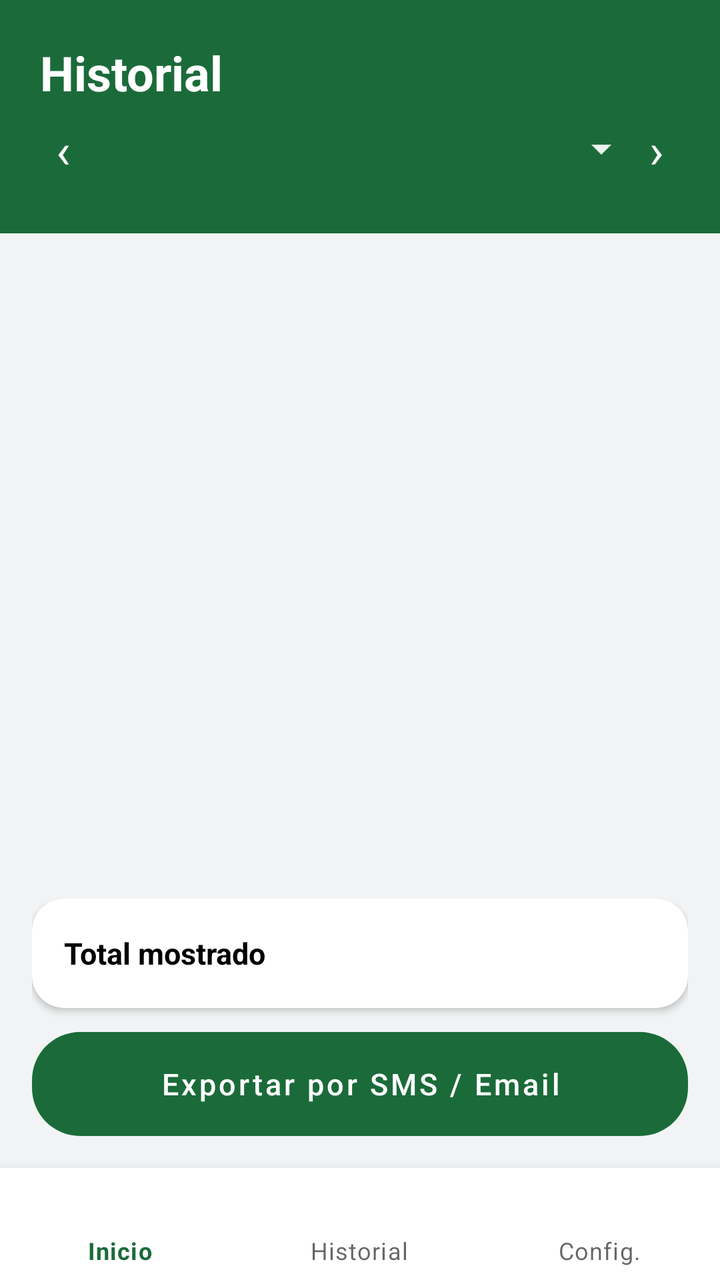
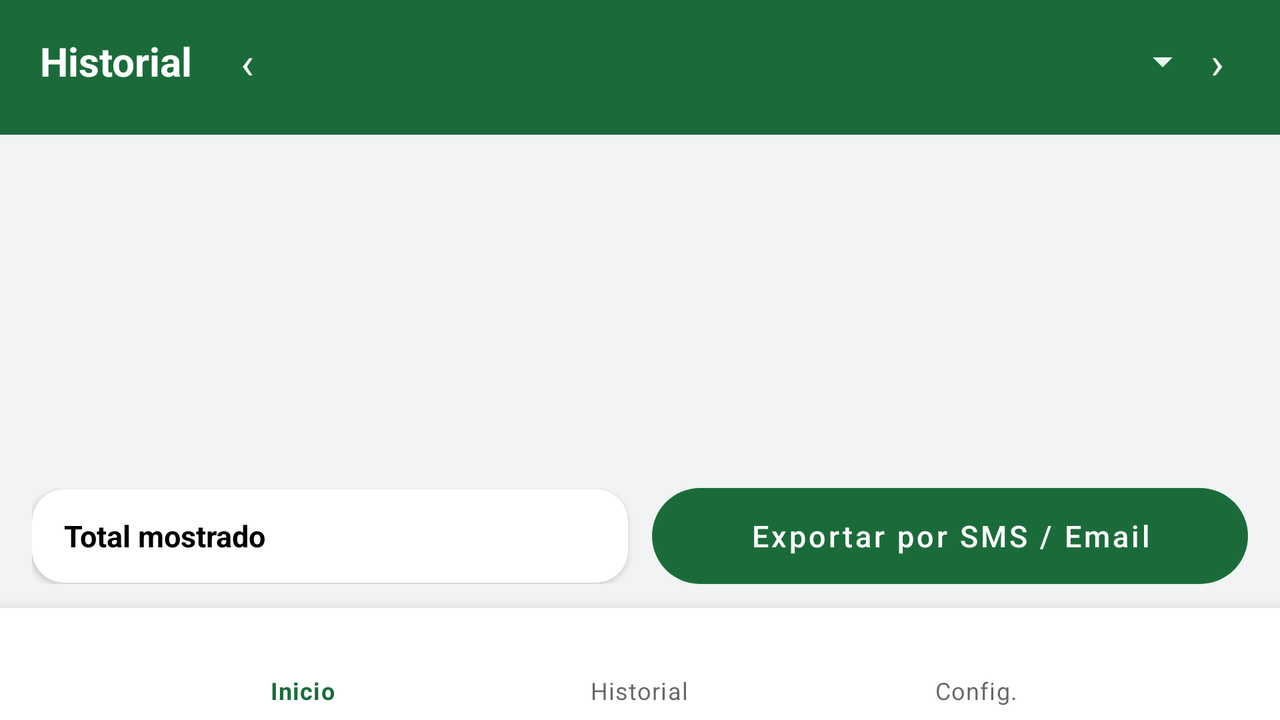

An Android layout and its configuration variant, each rendered on a device that would load it. The default file and the variant file are quoted in full after the pictures.
<!-- AndroidManifest.xml: application theme Theme.SpendLog -->
<!-- res/layout/activity_historial.xml -->
<?xml version="1.0" encoding="utf-8"?>
<LinearLayout xmlns:android="http://schemas.android.com/apk/res/android"
    xmlns:app="http://schemas.android.com/apk/res-auto"
    android:layout_width="match_parent"
    android:layout_height="match_parent"
    android:background="@color/fondo_gris"
    android:orientation="vertical">

    <LinearLayout
        android:id="@+id/encabezado"
        android:layout_width="match_parent"
        android:layout_height="wrap_content"
        android:background="@color/verde_principal"
        android:orientation="vertical"
        android:paddingStart="20dp"
        android:paddingTop="20dp"
        android:paddingEnd="20dp"
        android:paddingBottom="12dp">

        <TextView
            android:layout_width="wrap_content"
            android:layout_height="wrap_content"
            android:text="@string/titulo_historial"
            android:textColor="@color/blanco"
            android:textSize="24sp"
            android:textStyle="bold" />

        <LinearLayout
            android:layout_width="match_parent"
            android:layout_height="wrap_content"
            android:layout_marginTop="2dp"
            android:gravity="center_vertical"
            android:orientation="horizontal">

            <TextView
                android:id="@+id/boton_mes_anterior"
                android:layout_width="wrap_content"
                android:layout_height="wrap_content"
                android:background="?android:attr/selectableItemBackgroundBorderless"
                android:contentDescription="@string/descripcion_mes_anterior"
                android:paddingStart="8dp"
                android:paddingTop="4dp"
                android:paddingEnd="12dp"
                android:paddingBottom="4dp"
                android:text="@string/flecha_izquierda"
                android:textColor="@color/blanco"
                android:textSize="24sp" />

            <TextView
                android:id="@+id/texto_subtitulo"
                android:layout_width="0dp"
                android:layout_height="wrap_content"
                android:layout_weight="1"
                android:background="?android:attr/selectableItemBackground"
                android:drawablePadding="2dp"
                android:ellipsize="end"
                android:maxLines="2"
                android:paddingTop="4dp"
                android:paddingBottom="4dp"
                android:textColor="@color/verde_claro"
                android:textSize="13sp"
                app:drawableEndCompat="@drawable/ic_desplegar" />

            <TextView
                android:id="@+id/boton_mes_siguiente"
                android:layout_width="wrap_content"
                android:layout_height="wrap_content"
                android:background="?android:attr/selectableItemBackgroundBorderless"
                android:contentDescription="@string/descripcion_mes_siguiente"
                android:paddingStart="12dp"
                android:paddingTop="4dp"
                android:paddingEnd="8dp"
                android:paddingBottom="4dp"
                android:text="@string/flecha_derecha"
                android:textColor="@color/blanco"
                android:textSize="24sp" />

        </LinearLayout>

        <HorizontalScrollView
            android:layout_width="match_parent"
            android:layout_height="wrap_content"
            android:layout_marginTop="10dp"
            android:requiresFadingEdge="horizontal"
            android:scrollbars="none">

            
            <LinearLayout
                android:id="@+id/grupo_chips"
                android:layout_width="wrap_content"
                android:layout_height="wrap_content"
                android:orientation="horizontal" />

        </HorizontalScrollView>

    </LinearLayout>

    <FrameLayout
        android:layout_width="match_parent"
        android:layout_height="0dp"
        android:layout_weight="1">

        <androidx.recyclerview.widget.RecyclerView
            android:id="@+id/lista_gastos"
            android:layout_width="match_parent"
            android:layout_height="match_parent"
            android:clipToPadding="false"
            android:padding="16dp" />

        <TextView
            android:id="@+id/texto_sin_gastos"
            android:layout_width="match_parent"
            android:layout_height="wrap_content"
            android:layout_gravity="center"
            android:gravity="center"
            android:text="@string/sin_gastos_historial"
            android:textColor="@color/gris_texto"
            android:textSize="14sp"
            android:visibility="gone" />

    </FrameLayout>

    <LinearLayout
        android:layout_width="match_parent"
        android:layout_height="wrap_content"
        android:orientation="vertical"
        android:paddingStart="16dp"
        android:paddingEnd="16dp"
        android:paddingBottom="16dp">

        <androidx.cardview.widget.CardView
            android:layout_width="match_parent"
            android:layout_height="wrap_content"
            app:cardBackgroundColor="@color/blanco"
            app:cardCornerRadius="16dp"
            app:cardElevation="2dp">

            <LinearLayout
                android:layout_width="match_parent"
                android:layout_height="wrap_content"
                android:gravity="center_vertical"
                android:orientation="horizontal"
                android:padding="16dp">

                <TextView
                    android:layout_width="0dp"
                    android:layout_height="wrap_content"
                    android:layout_weight="1"
                    android:text="@string/total_este_mes"
                    android:textColor="@android:color/black"
                    android:textSize="15sp"
                    android:textStyle="bold" />

                <TextView
                    android:id="@+id/texto_total"
                    android:layout_width="wrap_content"
                    android:layout_height="wrap_content"
                    android:textColor="@color/texto_rojo"
                    android:textSize="17sp"
                    android:textStyle="bold" />

            </LinearLayout>

        </androidx.cardview.widget.CardView>

        <Button
            android:id="@+id/boton_exportar"
            android:layout_width="match_parent"
            android:layout_height="52dp"
            android:layout_marginTop="12dp"
            android:background="@drawable/fondo_boton_verde"
            android:stateListAnimator="@null"
            android:text="@string/boton_exportar"
            android:textAllCaps="false"
            android:textColor="@color/blanco"
            android:textSize="15sp" />

    </LinearLayout>

    <com.google.android.material.bottomnavigation.BottomNavigationView
        android:id="@+id/barra_navegacion"
        android:layout_width="match_parent"
        android:layout_height="wrap_content"
        android:background="@color/blanco"
        app:menu="@menu/menu_navegacion" />

</LinearLayout>
<!-- resources referenced by this layout -->
<resources>
  <color name="blanco">#FFFFFF</color>
  <color name="fondo_gris">#F1F3F4</color>
  <color name="gris_texto">#5F6368</color>
  <color name="texto_rojo">#D93025</color>
  <color name="verde_claro">#E8F5EE</color>
  <color name="verde_principal">#1B6B3A</color>
  <!-- drawable fondo_boton_verde (drawable) -->
  <?xml version="1.0" encoding="utf-8"?>
  <shape xmlns:android="http://schemas.android.com/apk/res/android"
      android:shape="rectangle">
      <solid android:color="@color/verde_principal" />
      <corners android:radius="24dp" />
  </shape>
  <!-- drawable ic_desplegar (drawable) -->
  <vector xmlns:android="http://schemas.android.com/apk/res/android"
      android:width="24dp"
      android:height="24dp"
      android:viewportWidth="24"
      android:viewportHeight="24"
      android:tint="@color/verde_claro">
      <path
          android:fillColor="@android:color/white"
          android:pathData="M7,10l5,5 5,-5z" />
  </vector>
  <string name="boton_exportar">Exportar por SMS / Email</string>
  <string name="descripcion_mes_anterior">Mes anterior</string>
  <string name="descripcion_mes_siguiente">Mes siguiente</string>
  <string name="flecha_derecha">›</string>
  <string name="flecha_izquierda">‹</string>
  <string name="sin_gastos_historial">No hay gastos para mostrar</string>
  <string name="titulo_historial">Historial</string>
  <string name="total_este_mes">Total mostrado</string>
  <style name="Theme.SpendLog" parent="Theme.MaterialComponents.Light.NoActionBar">
          <item name="colorPrimary">@color/verde_principal</item>
          <item name="colorPrimaryDark">@color/verde_oscuro</item>
          <item name="colorSecondary">@color/verde_principal</item>
          <item name="colorAccent">@color/verde_principal</item>
          <item name="android:statusBarColor">@color/verde_oscuro</item>
          <item name="android:windowBackground">@color/fondo_gris</item>
      </style>
  <color name="verde_oscuro">#145230</color>
</resources>
<!-- res/layout-land/activity_historial.xml (the repository's variant of the layout above) -->
<!-- drawn on the phone turned sideways -->
<?xml version="1.0" encoding="utf-8"?>
<LinearLayout xmlns:android="http://schemas.android.com/apk/res/android"
    xmlns:app="http://schemas.android.com/apk/res-auto"
    android:layout_width="match_parent"
    android:layout_height="match_parent"
    android:background="@color/fondo_gris"
    android:orientation="vertical">

    <LinearLayout
        android:id="@+id/encabezado"
        android:layout_width="match_parent"
        android:layout_height="wrap_content"
        android:background="@color/verde_principal"
        android:orientation="vertical"
        android:paddingStart="20dp"
        android:paddingTop="12dp"
        android:paddingEnd="20dp"
        android:paddingBottom="10dp">

        <LinearLayout
            android:layout_width="match_parent"
            android:layout_height="wrap_content"
            android:gravity="center_vertical"
            android:orientation="horizontal">

            <TextView
                android:layout_width="wrap_content"
                android:layout_height="wrap_content"
                android:layout_marginEnd="16dp"
                android:text="@string/titulo_historial"
                android:textColor="@color/blanco"
                android:textSize="20sp"
                android:textStyle="bold" />

            <TextView
                android:id="@+id/boton_mes_anterior"
                android:layout_width="wrap_content"
                android:layout_height="wrap_content"
                android:background="?android:attr/selectableItemBackgroundBorderless"
                android:contentDescription="@string/descripcion_mes_anterior"
                android:paddingStart="8dp"
                android:paddingTop="4dp"
                android:paddingEnd="12dp"
                android:paddingBottom="4dp"
                android:text="@string/flecha_izquierda"
                android:textColor="@color/blanco"
                android:textSize="22sp" />

            <TextView
                android:id="@+id/texto_subtitulo"
                android:layout_width="0dp"
                android:layout_height="wrap_content"
                android:layout_weight="1"
                android:background="?android:attr/selectableItemBackground"
                android:drawablePadding="2dp"
                android:ellipsize="end"
                android:maxLines="2"
                android:paddingTop="4dp"
                android:paddingBottom="4dp"
                android:textColor="@color/verde_claro"
                android:textSize="13sp"
                app:drawableEndCompat="@drawable/ic_desplegar" />

            <TextView
                android:id="@+id/boton_mes_siguiente"
                android:layout_width="wrap_content"
                android:layout_height="wrap_content"
                android:background="?android:attr/selectableItemBackgroundBorderless"
                android:contentDescription="@string/descripcion_mes_siguiente"
                android:paddingStart="12dp"
                android:paddingTop="4dp"
                android:paddingEnd="8dp"
                android:paddingBottom="4dp"
                android:text="@string/flecha_derecha"
                android:textColor="@color/blanco"
                android:textSize="22sp" />

        </LinearLayout>

        <HorizontalScrollView
            android:layout_width="match_parent"
            android:layout_height="wrap_content"
            android:layout_marginTop="8dp"
            android:requiresFadingEdge="horizontal"
            android:scrollbars="none">

            <LinearLayout
                android:id="@+id/grupo_chips"
                android:layout_width="wrap_content"
                android:layout_height="wrap_content"
                android:orientation="horizontal" />

        </HorizontalScrollView>

    </LinearLayout>

    <FrameLayout
        android:layout_width="match_parent"
        android:layout_height="0dp"
        android:layout_weight="1">

        <androidx.recyclerview.widget.RecyclerView
            android:id="@+id/lista_gastos"
            android:layout_width="match_parent"
            android:layout_height="match_parent"
            android:clipToPadding="false"
            android:paddingStart="16dp"
            android:paddingTop="12dp"
            android:paddingEnd="16dp"
            android:paddingBottom="12dp" />

        <TextView
            android:id="@+id/texto_sin_gastos"
            android:layout_width="match_parent"
            android:layout_height="wrap_content"
            android:layout_gravity="center"
            android:gravity="center"
            android:text="@string/sin_gastos_historial"
            android:textColor="@color/gris_texto"
            android:textSize="14sp"
            android:visibility="gone" />

    </FrameLayout>

    <LinearLayout
        android:layout_width="match_parent"
        android:layout_height="wrap_content"
        android:gravity="center_vertical"
        android:orientation="horizontal"
        android:paddingStart="16dp"
        android:paddingTop="8dp"
        android:paddingEnd="16dp"
        android:paddingBottom="12dp">

        <androidx.cardview.widget.CardView
            android:layout_width="0dp"
            android:layout_height="wrap_content"
            android:layout_weight="1"
            app:cardBackgroundColor="@color/blanco"
            app:cardCornerRadius="16dp"
            app:cardElevation="2dp">

            <LinearLayout
                android:layout_width="match_parent"
                android:layout_height="wrap_content"
                android:gravity="center_vertical"
                android:orientation="horizontal"
                android:paddingStart="16dp"
                android:paddingTop="12dp"
                android:paddingEnd="16dp"
                android:paddingBottom="12dp">

                <TextView
                    android:layout_width="0dp"
                    android:layout_height="wrap_content"
                    android:layout_weight="1"
                    android:text="@string/total_este_mes"
                    android:textColor="@android:color/black"
                    android:textSize="15sp"
                    android:textStyle="bold" />

                <TextView
                    android:id="@+id/texto_total"
                    android:layout_width="wrap_content"
                    android:layout_height="wrap_content"
                    android:textColor="@color/texto_rojo"
                    android:textSize="17sp"
                    android:textStyle="bold" />

            </LinearLayout>

        </androidx.cardview.widget.CardView>

        <Button
            android:id="@+id/boton_exportar"
            android:layout_width="0dp"
            android:layout_height="48dp"
            android:layout_marginStart="12dp"
            android:layout_weight="1"
            android:background="@drawable/fondo_boton_verde"
            android:stateListAnimator="@null"
            android:text="@string/boton_exportar"
            android:textAllCaps="false"
            android:textColor="@color/blanco"
            android:textSize="15sp" />

    </LinearLayout>

    <com.google.android.material.bottomnavigation.BottomNavigationView
        android:id="@+id/barra_navegacion"
        android:layout_width="match_parent"
        android:layout_height="wrap_content"
        android:background="@color/blanco"
        app:menu="@menu/menu_navegacion" />

</LinearLayout>
